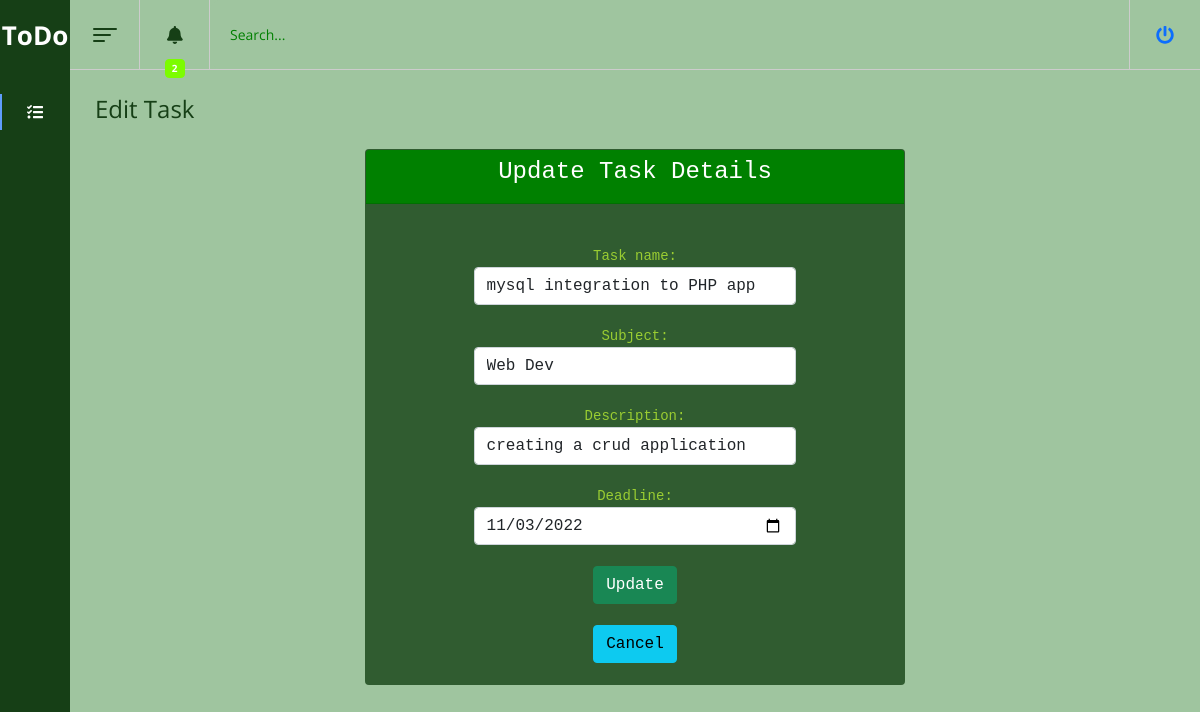
Page /edit.php?id=2 on the committed database.
### tables this page shows
CREATE TABLE `tasks` (
  `id` int(100) NOT NULL,
  `task_name` varchar(100) NOT NULL,
  `subject` varchar(100) NOT NULL,
  `description` varchar(255) NOT NULL,
  `deadline` date NOT NULL,
  `user` varchar(50) NOT NULL
);

### edit.php (the view, shortened to what this page needs)
<?php
$id = "";
$name = "";
$sub = "";
$des = "";
$dead = "";
$db = mysqli_connect('localhost', 'root', '', 'login1');
if ($_SERVER["REQUEST_METHOD"] == 'GET') {
    $id = $_GET['id'];
    $sql = "select * from tasks where id=$id";
    $result = $db->query($sql);
    $row = $result->fetch_assoc();
    $name = $row["task_name"];
    $sub = $row["subject"];
    $des = $row["description"];
    $dead = $row["deadline"];
}
?>
<!DOCTYPE html>
<html>
<head>
    <link href="https://cdn.jsdelivr.net/npm/bootstrap@5.0.2/dist/css/bootstrap.min.css" rel="stylesheet"
>
    <link href="home.css" rel="stylesheet" type="text/css">
</head>
<body class="sidebar-is-reduced">
    <header class="l-header">
        <div class="l-header__inner clearfix">
            <div class="c-header-icon js-hamburger">
                <div class="hamburger-toggle"><span class="bar-top"></span><span class="bar-mid"></span><span
                        class="bar-bot"></span></div>
            </div>
            <div class="c-header-icon has-dropdown"><span
                    class="c-badge c-badge--red c-badge--header-icon animated swing">2</span><i class="fa fa-bell"></i>
            </div>
            <div class="c-search">
                <input class="c-search__input u-input" placeholder="Search..." type="text" />
            </div>
            <div class="header-icons-group">
                <div class="c-header-icon basket">
                <div class="c-header-icon logout"><a href="logout.php"><i class="fa fa-power-off"></i></a></div>
            </div>
        </div>
    </header>
    <div class="l-sidebar">
        <div class="logo">
            <div class="logo__txt">ToDo</div>
        </div>
        <div class="l-sidebar__content">
            <nav class="c-menu js-menu">
                <ul class="u-list">
                    <li class="c-menu__item is-active" data-toggle="tooltip" title="Flights">
                        <div class="c-menu__item__inner"><i class="fa">&#xf0ae;</i>
                        </div>
                    </li>
                </ul>
            </nav>
        </div>
    </div>
</body>
<main class="l-main">
    <div class="content-wrapper content-wrapper--with-bg">
        <h1 class="page-title">Edit Task</h1>
        <div class="col-lg-6 m-auto">
            <form method="post" >
                <div class="card">
                    <div class="card-header bg-primary">
                        <h1 class="text-white text-center"> Update Task Details</h1>
                    </div><br>
                    <input type="hidden" name="id" value="<?php echo $id; ?>" class="form-control"> <br>
                    <label> Task name: </label>
                    <input type="text" name="name" value="<?php echo $name; ?>" class="form-control" required> <br>
                    <label> Subject: </label>
                    <input type="text" name="subject" value="<?php echo $sub; ?>" class="form-control" required> <br>
                    <label> Description: </label>
                    <input type="text" name="description" value="<?php echo $des; ?>" class="form-control" required>
                    <br>
                    <label> Deadline: </label>
                    <input type="date" name="deadline" value="<?php echo $dead; ?>" class="form-control" required> <br>
                    <button class="btn btn-success" type="submit" name="submit"> Update </button><br>
                    <a class="btn btn-info" type="submit" name="cancel" href="home.php"> Cancel </a><br>
                </div>
            </form>
        </div>
    </div>
</main>
</html>

### rows in the picture
tasks: name "mysql integration to PHP app", subject "Web Dev", description "creating a crud application", deadline "11/03/2022"
